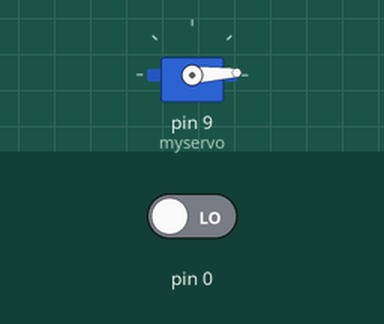
A sketch run on a simulated Arduino Uno, built with avr-gcc and run on an emulated ATmega328P. Shown: servo. The test bench sets the inputs (shaded band); at power-on: pin 0 LOW.

Above: at 0.05 s.
At 1.3 s:
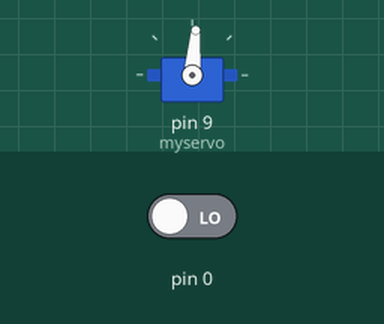
At 2.6 s:
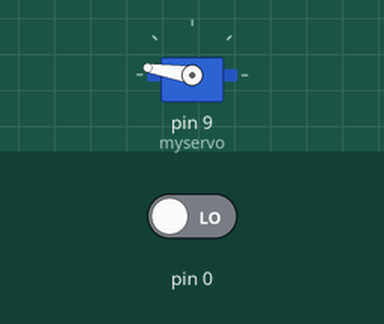
At 5.2 s:
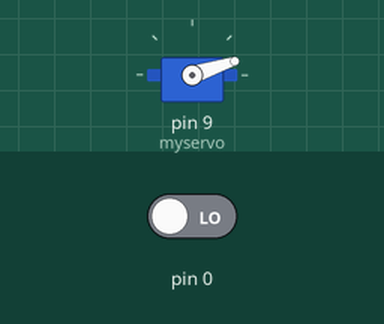
Timing chart, 0 to 7.1 s (numbered marks = the images above):
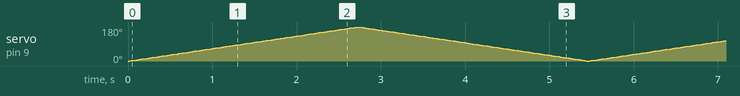

The sketch:

servo.ino
```cpp
#include <Servo.h>

Servo myservo;


int sensor  = 0;

void setup(){

     myservo.attach(9);


}

void loop(){
    sensor = digitalRead(sensor);

    for(sensor=0; sensor<=180; sensor++){
        myservo.write(sensor);
        delay(15);
    }
    for(sensor=180; sensor>=0; sensor--){
    myservo.write(sensor);
    delay(15);
}
}
```
